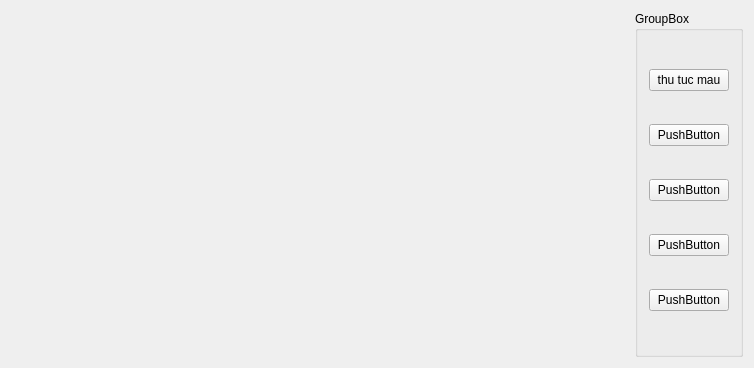
<?xml version="1.0" encoding="UTF-8"?>
<ui version="4.0">
 <class>MainWindow</class>
 <widget class="QMainWindow" name="MainWindow">
  <property name="geometry">
   <rect>
    <x>0</x>
    <y>0</y>
    <width>754</width>
    <height>368</height>
   </rect>
  </property>
  <property name="windowTitle">
   <string>MainWindow</string>
  </property>
  <widget class="QWidget" name="centralWidget">
   <layout class="QHBoxLayout" name="horizontalLayout">
    <item>
     <widget class="graphics" name="GraphicsPresenter" native="true">
      <property name="sizePolicy">
       <sizepolicy hsizetype="Expanding" vsizetype="Preferred">
        <horstretch>0</horstretch>
        <verstretch>0</verstretch>
       </sizepolicy>
      </property>
     </widget>
    </item>
    <item>
     <widget class="QGroupBox" name="graphicControl">
      <property name="title">
       <string>GroupBox</string>
      </property>
      <layout class="QVBoxLayout" name="verticalLayout">
       <item>
        <widget class="QPushButton" name="thutucmau">
         <property name="text">
          <string>thu tuc mau</string>
         </property>
        </widget>
       </item>
       <item>
        <widget class="QPushButton" name="pushButton_2">
         <property name="text">
          <string>PushButton</string>
         </property>
        </widget>
       </item>
       <item>
        <widget class="QPushButton" name="pushButton_4">
         <property name="text">
          <string>PushButton</string>
         </property>
        </widget>
       </item>
       <item>
        <widget class="QPushButton" name="pushButton_3">
         <property name="text">
          <string>PushButton</string>
         </property>
        </widget>
       </item>
       <item>
        <widget class="QPushButton" name="pushButton">
         <property name="text">
          <string>PushButton</string>
         </property>
        </widget>
       </item>
      </layout>
     </widget>
    </item>
   </layout>
  </widget>
 </widget>
 <layoutdefault spacing="6" margin="11"/>
 <customwidgets>
  <customwidget>
   <class>graphics</class>
   <extends>QWidget</extends>
   <header>graphics.h</header>
   <container>1</container>
  </customwidget>
 </customwidgets>
 <resources/>
 <connections/>
</ui>
